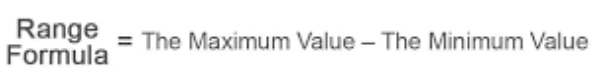
#> input picture Statistics & Probability/Mean, Median, Mode, Range, InterQuartile Range/images/range.png, 595 x 75 px
$ jupyter execute range.ipynb
#> lines starting #> are read from the running program, lines starting #| are printed output that depends on the picture
1. [Range](#range)

#### Range:
- denoted by the difference between maximum value and minimum value for a variable

[cell 1]
from PIL import Image
from IPython.display import display

img = Image.open('images/range.png')
#> img is the input picture: PIL image 595x75 RGBA; mean R, G, B, A 240.2, 240.3, 240.2, 255
new_image = img.resize((620, 80))
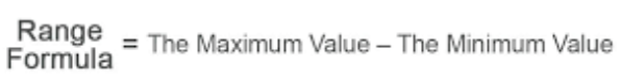
#> new_image: PIL image 620x80 RGBA; mean R, G, B, A 240.1, 240.2, 240.2, 255
display(new_image)


$ run again, with Statistics & Probability/Mean, Median, Mode, Range, InterQuartile Range/images/bimodalqq.png copied over Statistics & Probability/Mean, Median, Mode, Range, InterQuartile Range/images/range.png
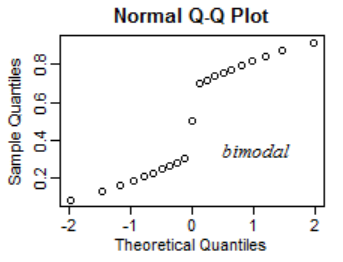
#> input picture Statistics & Probability/Mean, Median, Mode, Range, InterQuartile Range/images/bimodalqq.png, 343 x 262 px
#> img is the input picture: PIL image 343x262 RGBA; mean R, G, B, A 241.9, 241.8, 241.9, 255
#> `new_image = img.resize((620, 80))`:
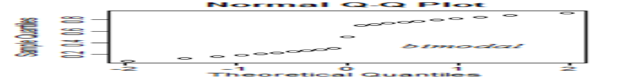
#> new_image: PIL image 620x80 RGBA; mean R, G, B, A 241.4, 241.3, 241.4, 255

$ run again, with Statistics & Probability/Mean, Median, Mode, Range, InterQuartile Range/images/gmean.png copied over Statistics & Probability/Mean, Median, Mode, Range, InterQuartile Range/images/range.png
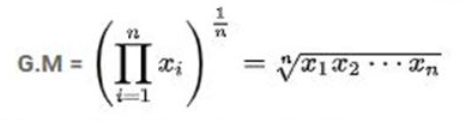
#> input picture Statistics & Probability/Mean, Median, Mode, Range, InterQuartile Range/images/gmean.png, 462 x 121 px
#> img is the input picture: PIL image 462x121 RGBA; mean R, G, B, A 243.2, 243.2, 243.1, 255
#> `new_image = img.resize((620, 80))`:
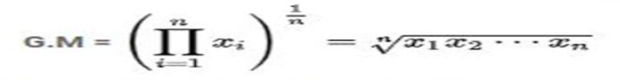
#> new_image: PIL image 620x80 RGBA; mean R, G, B, A 243.2, 243.2, 243.1, 255

$ run again, with Statistics & Probability/Mean, Median, Mode, Range, InterQuartile Range/images/hmean.png copied over Statistics & Probability/Mean, Median, Mode, Range, InterQuartile Range/images/range.png
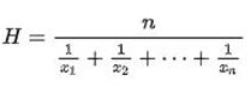
#> input picture Statistics & Probability/Mean, Median, Mode, Range, InterQuartile Range/images/hmean.png, 247 x 88 px
#> img is the input picture: PIL image 247x88 RGBA; mean R, G, B, A 243.8, 243.8, 243.8, 255
#> `new_image = img.resize((620, 80))`:
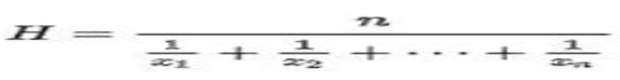
#> new_image: PIL image 620x80 RGBA; mean R, G, B, A 243.7, 243.7, 243.7, 255
